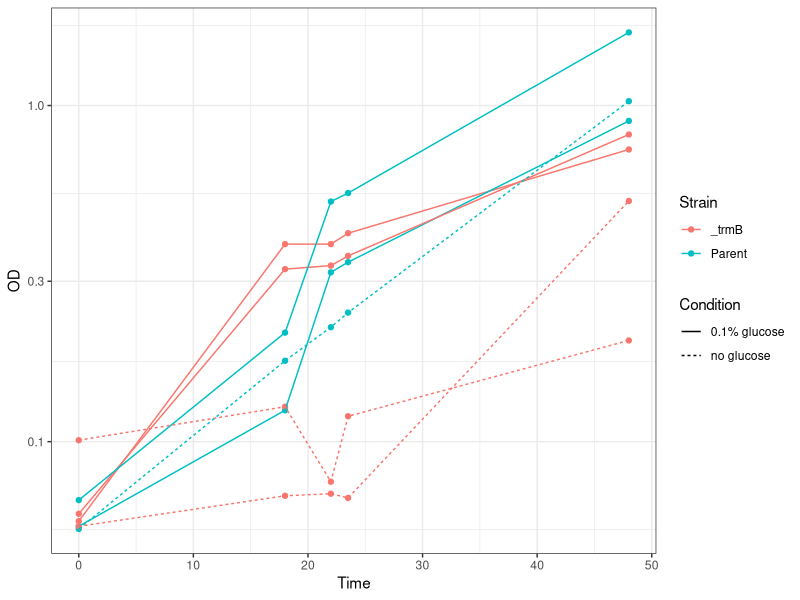

Source code (R):
## Making growth curve plots with ggplot2

## Install tidyverse
install.packages("tidyverse")

library(tidyr)
library(ggplot2)

data <- read.csv("Hca_trmB_growth_curve.csv", header = TRUE, check.names=FALSE)
data_tidy <- gather(data, key=Time, value=OD, "0":"48")
data_tidy$Time <- as.numeric(data_tidy$Time)

ggplot(data_tidy, aes(x=Time, 
                      y=OD, 
                      color=Strain, 
                      group=interaction(Strain, Replicate, Condition)))+
  geom_point()+
  geom_line(aes(linetype=Condition))+
  theme_bw()+
  scale_y_log10()




